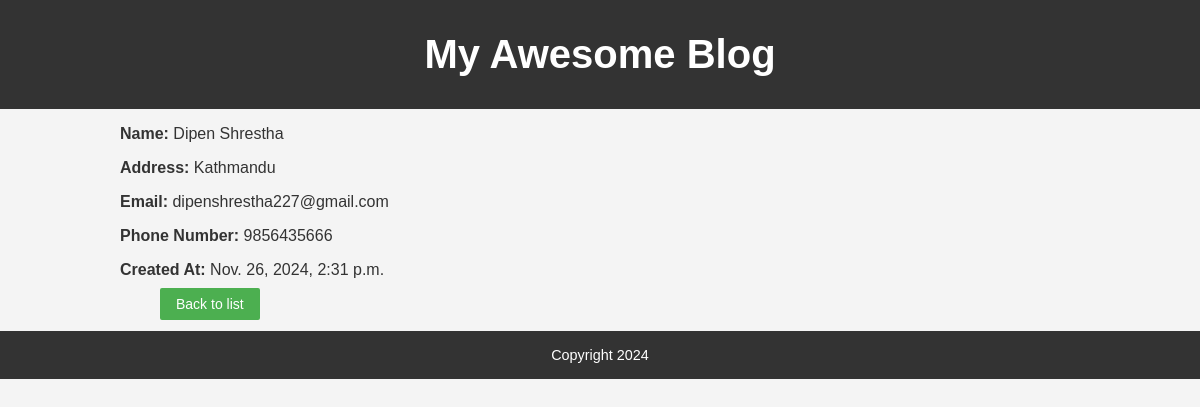
The app's page /customer/1/ with its own data.
### home/models.py (models this page shows, shortened)
class Customer (models.Model):
    customer_name = models.CharField(max_length=200)
    address = models.CharField(max_length=100)
    email = models.CharField(max_length=100)
    phone_no = models.BigIntegerField()
    created_at = models.DateTimeField(auto_now_add=True)

### home/views.py (the view)
# urls.py: path('customer/<int:id>/', views.customer_detail, name='customer_detail'),
def customer_detail(request, id):
    customer = get_object_or_404(Customer, id=id)
    return render(request, 'customer_html/customer_detail.html', {'customer': customer})

### home/templates/customer_html/customer_detail.html (shortened to what this page needs)
{% extends 'base2.html' %}
{% block content %}
<p><strong>Name:</strong> {{ customer.customer_name }}</p>
<p><strong>Address:</strong> {{ customer.address }}</p>
<p><strong>Email:</strong> {{ customer.email }}</p>
<p><strong>Phone Number:</strong> {{ customer.phone_no }}</p>
<p><strong>Created At:</strong> {{ customer.created_at }}</p>
<a href="{% url 'customer_list' %}">Back to list</a>
<br>
<br>
{% endblock %}

### home/static/css/style.css (style rules this page uses)
body { font-family: Arial, sans-serif; margin: 0; padding: 0; color: #333; background-color: #f4f4f4; }

### home/static/css/student.css (style rules this page uses)
a { text-decoration: none; color: white; background-color: #4CAF50; padding: 8px 16px; border-radius: 2px; font-size: 16px; margin-left: 40px; }
a { text-decoration: none; color: white; background-color: #4CAF50; padding: 8px 16px; border-radius: 2px; font-size: 14px; }

### records on screen
Customer: customer_name "Dipen Shrestha", address "Kathmandu", email "dipenshrestha227@gmail.com", phone_no "9856435666", created_at "Nov. 26, 2024, 2:31 p.m."
